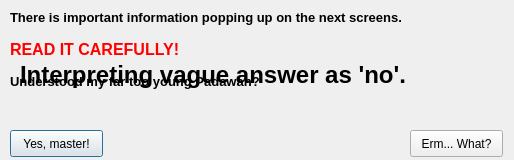
<?xml version="1.0" encoding="UTF-8"?>
<ui version="4.0">
 <class>dragons</class>
 <widget class="QDialog" name="dragons">
  <property name="geometry">
   <rect>
    <x>0</x>
    <y>0</y>
    <width>514</width>
    <height>160</height>
   </rect>
  </property>
  <property name="windowTitle">
   <string>WARNING! Dragons ahead!</string>
  </property>
  <widget class="QLabel" name="lbl_warn">
   <property name="geometry">
    <rect>
     <x>10</x>
     <y>10</y>
     <width>491</width>
     <height>111</height>
    </rect>
   </property>
   <property name="text">
    <string>&lt;!DOCTYPE HTML PUBLIC &quot;-//W3C//DTD HTML 4.0//EN&quot; &quot;http://www.w3.org/TR/REC-html40/strict.dtd&quot;&gt;
&lt;html&gt;&lt;head&gt;&lt;meta name=&quot;qrichtext&quot; content=&quot;1&quot; /&gt;&lt;style type=&quot;text/css&quot;&gt;
p, li { white-space: pre-wrap; }
&lt;/style&gt;&lt;/head&gt;&lt;body style=&quot; font-family:'Sans'; font-size:10pt; font-weight:400; font-style:normal;&quot;&gt;
&lt;p style=&quot; margin-top:0px; margin-bottom:0px; margin-left:0px; margin-right:0px; -qt-block-indent:0; text-indent:0px;&quot;&gt;&lt;span style=&quot; font-weight:600;&quot;&gt;There is important information popping up on the next screens.&lt;/span&gt;&lt;/p&gt;
&lt;p style=&quot;-qt-paragraph-type:empty; margin-top:0px; margin-bottom:0px; margin-left:0px; margin-right:0px; -qt-block-indent:0; text-indent:0px;&quot;&gt;&lt;/p&gt;
&lt;p style=&quot; margin-top:0px; margin-bottom:0px; margin-left:0px; margin-right:0px; -qt-block-indent:0; text-indent:0px;&quot;&gt;&lt;span style=&quot; font-size:12pt; font-weight:600; color:#ff0000;&quot;&gt;READ IT CAREFULLY!&lt;/span&gt;&lt;/p&gt;
&lt;p style=&quot;-qt-paragraph-type:empty; margin-top:0px; margin-bottom:0px; margin-left:0px; margin-right:0px; -qt-block-indent:0; text-indent:0px;&quot;&gt;&lt;/p&gt;
&lt;p style=&quot; margin-top:0px; margin-bottom:0px; margin-left:0px; margin-right:0px; -qt-block-indent:0; text-indent:0px;&quot;&gt;&lt;span style=&quot; font-weight:600;&quot;&gt;Understood my far too young Padawan?&lt;/span&gt;&lt;/p&gt;&lt;/body&gt;&lt;/html&gt;</string>
   </property>
   <property name="alignment">
    <set>Qt::AlignLeading|Qt::AlignLeft|Qt::AlignTop</set>
   </property>
   <property name="wordWrap">
    <bool>true</bool>
   </property>
  </widget>
  <widget class="QPushButton" name="btn_yes">
   <property name="geometry">
    <rect>
     <x>10</x>
     <y>130</y>
     <width>93</width>
     <height>27</height>
    </rect>
   </property>
   <property name="text">
    <string>Yes, master!</string>
   </property>
  </widget>
  <widget class="QPushButton" name="btn_no">
   <property name="geometry">
    <rect>
     <x>410</x>
     <y>130</y>
     <width>93</width>
     <height>27</height>
    </rect>
   </property>
   <property name="text">
    <string>Erm... What?</string>
   </property>
  </widget>
  <widget class="QLabel" name="lbl_vague">
   <property name="enabled">
    <bool>true</bool>
   </property>
   <property name="geometry">
    <rect>
     <x>20</x>
     <y>30</y>
     <width>471</width>
     <height>91</height>
    </rect>
   </property>
   <property name="text">
    <string>&lt;!DOCTYPE HTML PUBLIC &quot;-//W3C//DTD HTML 4.0//EN&quot; &quot;http://www.w3.org/TR/REC-html40/strict.dtd&quot;&gt;
&lt;html&gt;&lt;head&gt;&lt;meta name=&quot;qrichtext&quot; content=&quot;1&quot; /&gt;&lt;style type=&quot;text/css&quot;&gt;
p, li { white-space: pre-wrap; }
&lt;/style&gt;&lt;/head&gt;&lt;body style=&quot; font-family:'Sans'; font-size:10pt; font-weight:400; font-style:normal;&quot;&gt;
&lt;p style=&quot; margin-top:0px; margin-bottom:0px; margin-left:0px; margin-right:0px; -qt-block-indent:0; text-indent:0px;&quot;&gt;&lt;span style=&quot; font-size:18pt; font-weight:600;&quot;&gt;Interpreting vague answer as 'no'.&lt;/span&gt;&lt;/p&gt;&lt;/body&gt;&lt;/html&gt;</string>
   </property>
  </widget>
 </widget>
 <resources/>
 <connections/>
</ui>
